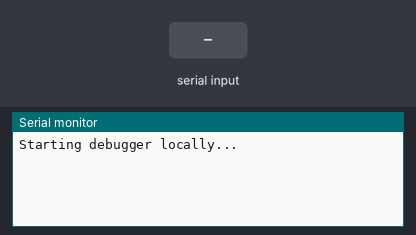
Bench run of a sketch on a simulated Arduino Uno, built with avr-gcc and run on an emulated ATmega328P. Shown: the last lines printed to the serial monitor. The inputs (shaded band) are chosen by the test bench.

Above: at 1.2 s.
1.3 s: "1" received over the second serial link
At 3.5 s:
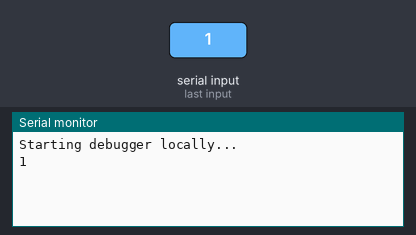
3.8 s: "0" received over the second serial link
At 5.2 s:
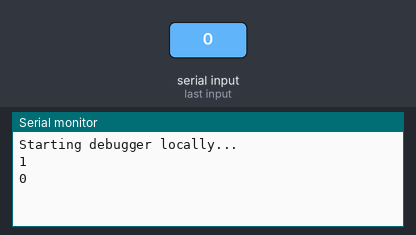
5.3 s: "2" received over the second serial link
At 6.6 s:
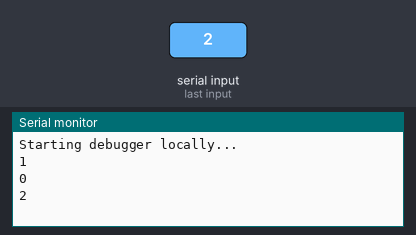

The sketch:

Debugger.ino
```cpp
#include <SoftwareSerial.h>

SoftwareSerial debugger(3, 2); // RX, TX

void setup() {
  // Open serial communications and wait for port to open:
  Serial.begin(9600);
  while (!Serial) {}

  debugger.begin(9600);
  Serial.println("Starting debugger locally...");
}

void loop() {
  debugger.listen();
  while (debugger.available() > 0) {
    Serial.println(debugger.readString());
  }
}
```

Measured:
- after the input at 1.3 s, the serial monitor: prints a new line after 1.0 s (image 1)
- after the input at 3.8 s, the serial monitor: prints a new line after 1.0 s (image 2)
- after the input at 5.3 s, the serial monitor: prints a new line after 1.0 s (image 3)
